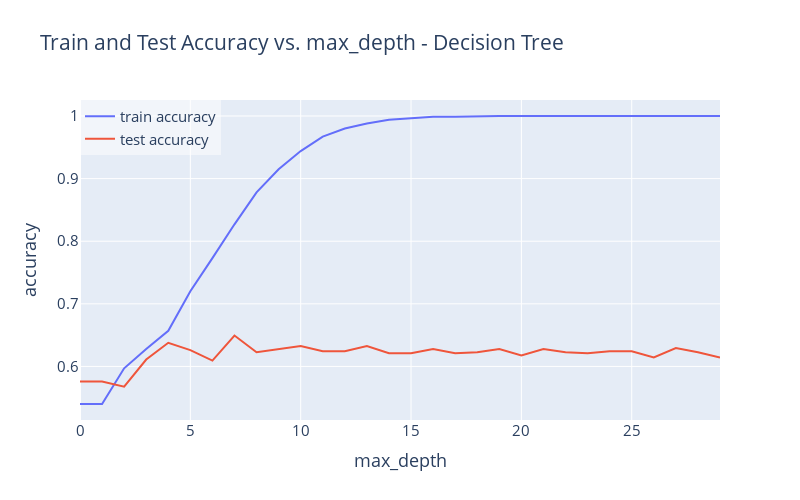

The notebook cell saved with this chart:
### Code cell
# plot the data
fig = go.Figure()

# Add the train accuracy line trace
fig.add_trace(go.Scatter(x=list(range(0, 30, 1)), y=train_accs, mode='lines', name='train accuracy'))

# Add the test accuracy line trace
fig.add_trace(go.Scatter(x=list(range(0, 30, 1)), y=test_accs, mode='lines', name='test accuracy'))

# Update layout
fig.update_layout(
    title='Train and Test Accuracy vs. max_depth - Decision Tree',
    xaxis_title='max_depth',
    yaxis_title='accuracy',
    legend=dict(x=0, y=1, bgcolor='rgba(255, 255, 255, 0.5)'),
    font=dict(size=15),
    width=800,
    height=500
)

# Show the figure
fig.show()

### Figure 1 — Plotly figure (JSON) as saved in the notebook; plotly's stock layout.template omitted (floating-point values rounded to 4 significant figures; data arrays with more than 128 entries replaced by an {"elided": "..."} marker saying what was removed)
{"data": [{"mode": "lines", "name": "train accuracy", "type": "scatter", "x": [0, 1, 2, 3, 4, 5, 6, 7, 8, 9, 10, 11, 12, 13, 14, 15, 16, 17, 18, 19, 20, 21, 22, 23, 24, 25, 26, 27, 28, 29], "y": {"elided": "199 float values"}}, {"mode": "lines", "name": "test accuracy", "type": "scatter", "x": [0, 1, 2, 3, 4, 5, 6, 7, 8, 9, 10, 11, 12, 13, 14, 15, 16, 17, 18, 19, 20, 21, 22, 23, 24, 25, 26, 27, 28, 29], "y": {"elided": "199 float values"}}], "layout": {"font": {"size": 15}, "height": 500, "legend": {"bgcolor": "rgba(255, 255, 255, 0.5)", "x": 0, "y": 1}, "title": {"text": "Train and Test Accuracy vs. max_depth - Decision Tree"}, "width": 800, "xaxis": {"autorange": true, "range": [0, 29], "title": {"text": "max_depth"}, "type": "linear"}, "yaxis": {"autorange": true, "range": [0.5144, 1.026], "title": {"text": "accuracy"}, "type": "linear"}}}
